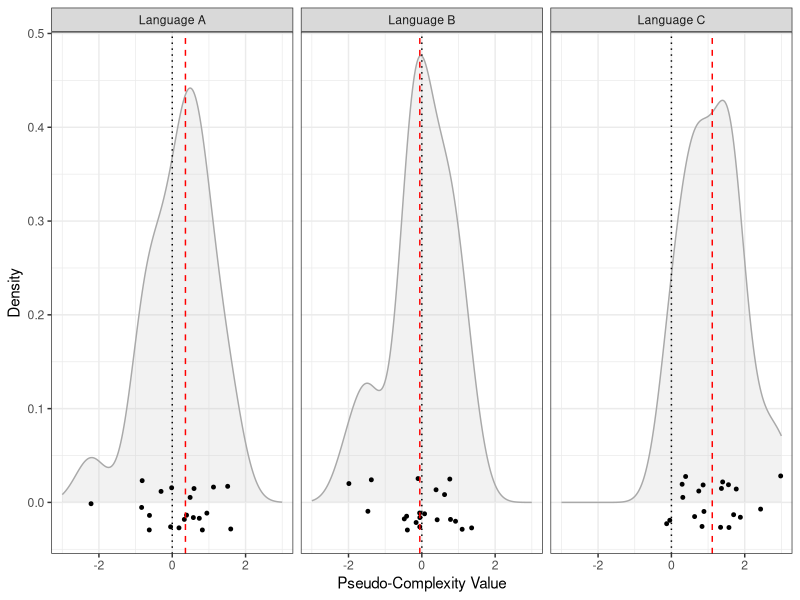
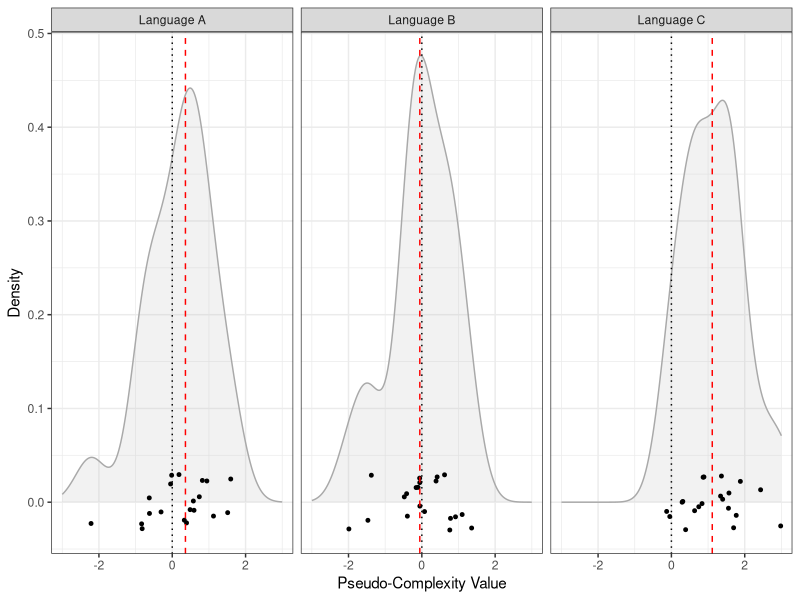

These figures' R source, in order: (Note: this script raises an error after producing the figures.)
## ---- chunk 1
knitr::opts_chunk$set(echo = TRUE)
## ---- chunk 2
library(ggplot2)
library(plyr)
library(rstatix)
## ---- chunk 3
n = 20 # choose number of pseudo-measurements

set.seed(1) # set the seed for random number generation in order to get the same result when the code is re-run
langA.values <- rnorm(n) # generate values for language A
langB.values <- rnorm(n) # generate values for language B
langC.values <- rnorm(n) + 1 # generate values for language C with location shift (1 standard deviation)

value <- c(langA.values, langB.values, langC.values) # concatenate to get long format data frame
measurement <- rep(c(1:n), times = 3)
language <- c(rep("Language A", times = n), rep("Language B", times = n), 
              rep("Language C", times = n))
simulation.df <- data.frame(language, measurement, value)
head(simulation.df)
tail(simulation.df)
## ---- chunk 4
# get mean values for each language
mu <- ddply(simulation.df, "language", summarise, grp.mean = mean(value, na.rm = T))
# get median values for each language
med <- ddply(simulation.df, "language", summarise, grp.median = median(value, na.rm = T))
# get standard deviation values for each language
sdev <- ddply(simulation.df, "language", summarise, grp.sd = sd(value, na.rm = T)) 
## ---- chunk 5
density.plot <- ggplot(simulation.df, aes(x = value)) + 
 # geom_histogram(aes(y = ..density..), colour = "white", fill = "light grey",
                # binwidth = 0.1) + # histograms could be added as well here (or instead of the density distributions)
 geom_density(alpha = .2, fill = "grey", color = "darkgrey") +
 geom_jitter(data = simulation.df, aes(x = value, y = 0), 
             size = 1, height = 0.03, width = 0) + # add some jitter to prevent overplotting of dots
 facet_wrap(~ language) +
 # geom_vline(data = mu, aes(xintercept=grp.mean),
 #          linetype = "dotted", color = "blue") +
 geom_vline(data = med, aes(xintercept = grp.median),
             linetype = "dashed", color = "red") +
 geom_vline(aes(xintercept = 0), linetype = "dotted") +
 labs(x = "Pseudo-Complexity Value", y = "Density") +
 xlim(-3, 3) +
 theme_bw()
print(density.plot)
## ---- chunk 6
ggsave("Figures/simulation_densities.pdf", density.plot, dpi = 300, scale = 1, 
       device = cairo_pdf)
## ---- chunk 7
stats.df <- cbind(mu, med[, 2], sdev[, 2])
colnames(stats.df) <- c("language", "mu", "med", "sdev")
stats.df.sorted <- stats.df[order(-stats.df$med),]
stats.df.sorted[, -1] <- round(stats.df.sorted[, -1], 2) # round values to two decimal places,  the "-1" excludes column 1
print(stats.df.sorted)
## ---- chunk 8
write.csv(stats.df.sorted, file = "Tables/simulation_descriptiveStats.csv", row.names = F)
## ---- chunk 9
ggplot(simulation.df, aes(sample = value)) + stat_qq()
## ---- chunk 10
p.values <- pairwise.t.test(simulation.df$value, simulation.df$language, 
                     paired = T, p.adjust.method = "holm") 
p.values
## ---- chunk 11
effect.sizes <- cohens_d(simulation.df, value ~ language, paired = T)
print(effect.sizes)
## ---- chunk 12
effect.sizes.plot <- ggplot(as.data.frame(effect.sizes), aes(group1, group2)) +
  geom_tile(aes(fill = abs(effsize)), color = "white") +
  scale_fill_gradient2(low = "light blue", mid = "light grey", high = "red", 
                       midpoint = 0.5, limit = c(0,1.5)) +
  geom_text(aes(label = round(abs(effsize), 2))) +
  labs(x = "", y = "") +
  theme_minimal() +
  theme(axis.text.x = element_text(angle = 90, hjust = 1))
effect.sizes.plot
## ---- chunk 13
ggsave("Figures/simulation_effectSizes.pdf", effect.sizes.plot, dpi = 300, scale = 1, 
       device = cairo_pdf)
